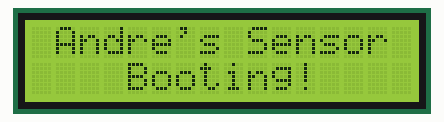
This sketch was run on a simulated Arduino Uno, built with avr-gcc and run on an emulated ATmega328P. On the bench: 16×2 character LCD. What the sketch prints to the serial monitor is not drawn.

Above: at 0.1 s.
At 2.7 s:
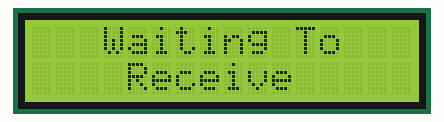

The sketch:

IRDecoder.ino
```cpp
#include <Wire.h>                       //includes the Wire.h library already included in arduino
#include <LiquidCrystal_I2C.h>          //this includes the liquid crystal library for I2C LCD's this should be installed per the instructions here https://github.com/fdebrabander/Arduino-LiquidCrystal-I2C-library
#include <IRremote.h>                   //this includes the IRremote library this should be installed per the instructions here https://github.com/z3t0/Arduino-IRremote


int IRPIN = 4;                          //change this to which digital pin you pluged the IR reciver output into
String LastVal = "No Last Val";         //This stores the last value as a string because there is no value it says "No Last Val"

IRrecv Receiver(IRPIN);                 //Creates the IRrecv object and sets IRPIN as the input
decode_results result;                  //this is used to decode our result


LiquidCrystal_I2C lcd(0x27, 16, 2);     // Set the LCD address to 0x27 for a 16 chars and 2 line display

void setup()                            //this runs at once when the program starts
{
  Serial.begin(9600);                   //Start serial with 9600 Baudrate
  Serial.println("Enabling IRin");      //Prints to serial monitor
  Serial.println("Enabled IRin");       //Prints to serial monitor

  lcd.begin();                          //starts the lcd
  lcd.backlight();                      //turns the backlight on

  Receiver.enableIRIn();                //Starts the IR reciver

  lcd.print(" Andre's Sensor");         //prints the text to the screen
  lcd.setCursor(0,1);                   //moves the curser down to the second line
  lcd.print("    Booting!");            //prints booting on second line
  delay(2500);                          //waits 2.5 seconds

  lcd.clear();                          //clears the screen
  lcd.print("   Waiting To");           //prints the text to first line
  lcd.setCursor(0,1);                   //moves cursor down to second line
  lcd.print("    Receive");             //prints the text to the second line
}

void loop()                             //loops this code until arduino is shut off
{
  if (Receiver.decode(&result))         //this waits until there is an input
  {
    lcd.clear();                        //clears the lcd
    lcd.print(" Hex:");                 //prints the text to lcd
    lcd.print(result.value, HEX);       //prints the result in hex
    lcd.setCursor(0,1);                 //moves cursor down to second line
    lcd.print("Last:");                 //prints the text to the screen
    lcd.print(LastVal);                 //prints the last value to the screen
    LastVal = String(result.value,HEX); //sets the last value to be equal to the result and turns it into a string
    LastVal.toUpperCase();              //then because the letters are in lower case we convert them into upper case
    Serial.println(result.value, HEX);  //prints the result to the serial monitor
    Receiver.resume();                  //lets the receiver resume; fixes a bug
  }
  delay(500);                           //waits half a second
}
```
